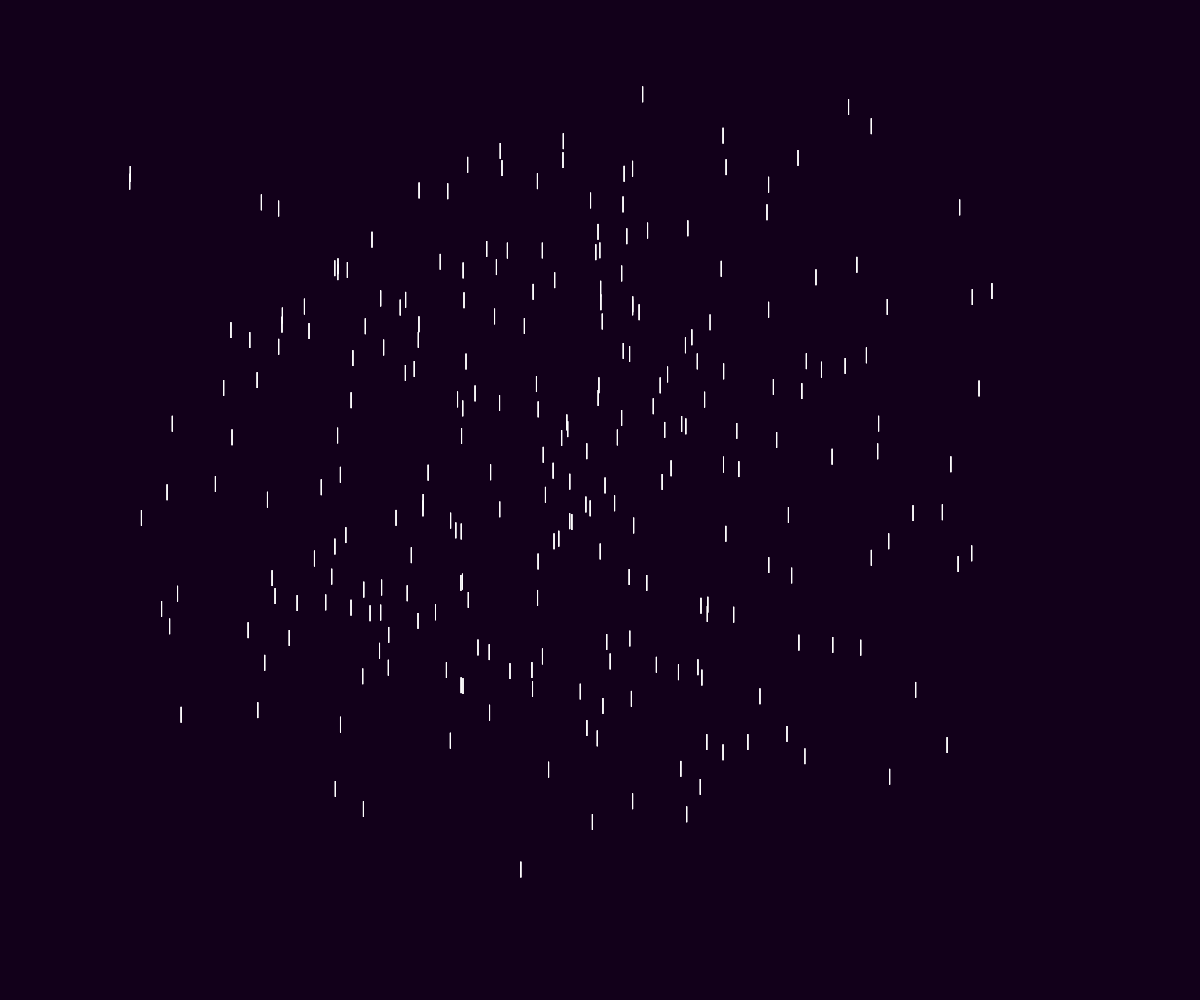
Frame 1 (no input)
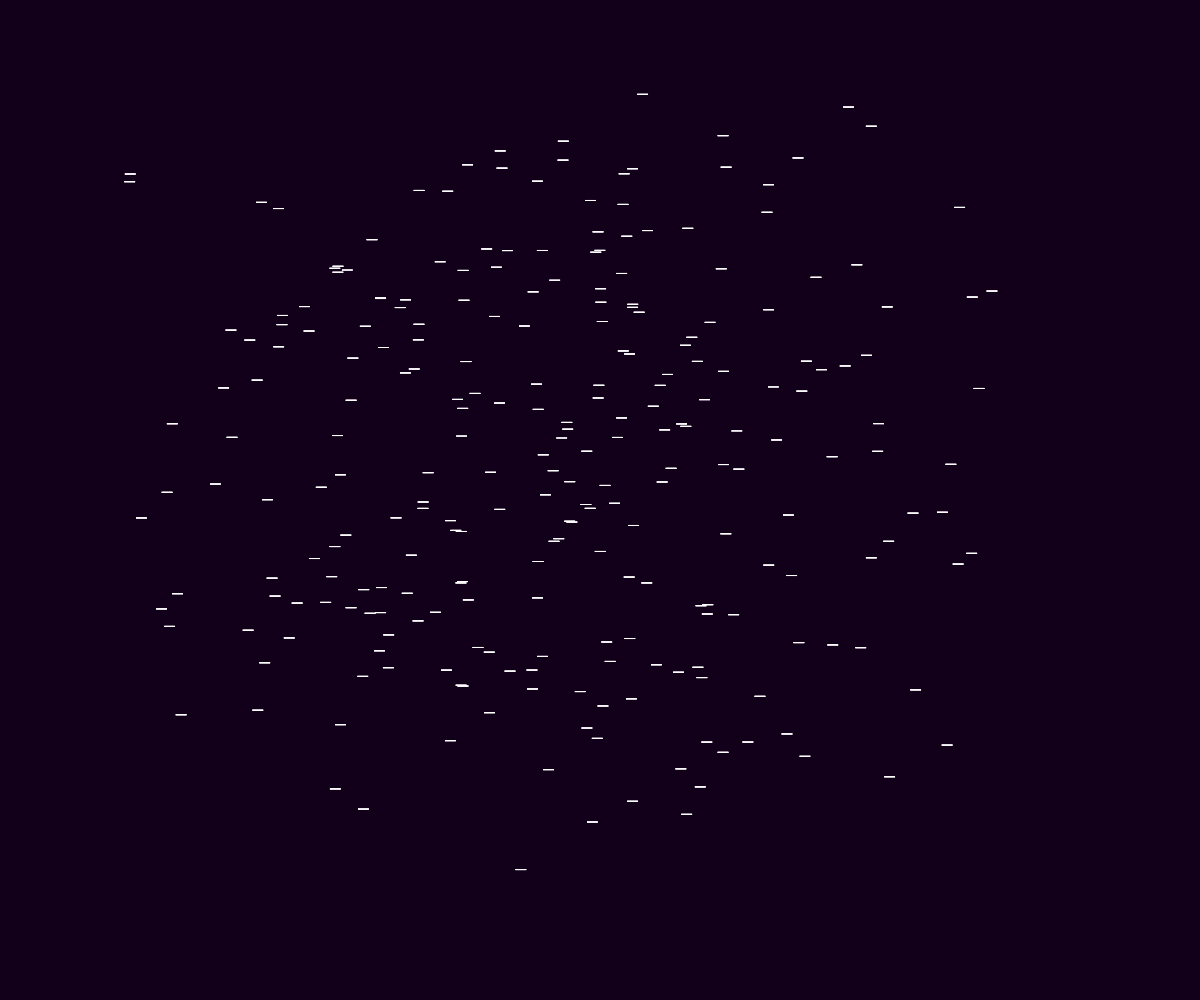
Frame 60 (no input)
Frame 120 (the mouse pressed at the canvas centre since frame 60): identical to frame 60, image omitted

The p5.js sketch that drew these frames (run headless with seeded random() and noise() and a simulated clock; from frame 60 on, the mouse is pressed at the canvas centre):

// p5.js sketch
// ── sketch.js
function setup() {
  createCanvas(windowWidth, windowHeight);
}

function draw(){
  background(18, 0, 26);
  stroke(255);
  let counter = 0;
  while(counter < 1000){
  mouliStarx(noise(1, counter)* (width)
    ,noise(2, counter)* (height),10,15);
  counter ++;
  }
}


function mouliStarx(x, y, w, h){
//Premier caractère peut pas être un chiffre, et peut pas contenir de symboles spéciaux. Caractères Alphanumériques.
  push(); 
  translate(x, y);

  if(frameCount%5==0){
    line(-w/2, 0, w/2, 0);
  }else{
 
  line(0, -h/2, 0, h/2);
  }
  pop();

}
